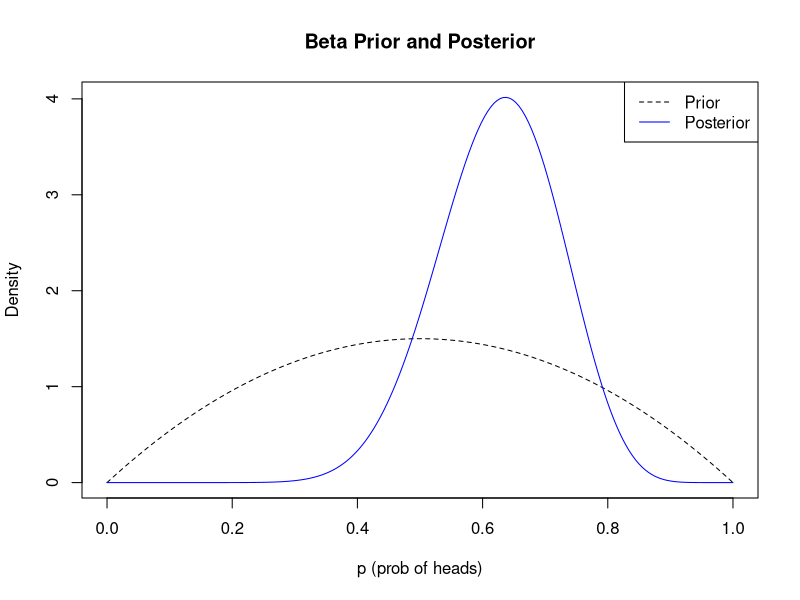

Write R code to recreate this figure.
# Beta-Binomial (coin flips) 
# Suppose we flip a coin n times and get x heads. Prior ~ Beta(alpha1, alpha2).
alpha1 <- 2  # prior successes + 1 (example)
alpha2 <- 2  # prior failures + 1
n <- 20
x <- 13  # observed heads

# Posterior parameters (conjugate update)
post_a <- x + alpha1
post_b <- n - x + alpha2

cat('Beta-Binomial posterior parameters: a=', post_a, ' b=', post_b, '\n')

# Plot prior and posterior
xs <- seq(0,1,length=200)
prior <- dbeta(xs, alpha1, alpha2)
posterior <- dbeta(xs, post_a, post_b)
plot(xs, prior, type='l', lty=2, ylim=c(0, max(c(prior,posterior))),
     main='Beta Prior and Posterior', ylab='Density', xlab='p (prob of heads)')
lines(xs, posterior, col='blue')
legend('topright', legend=c('Prior','Posterior'), lty=c(2,1), col=c('black','blue'))

# Posterior mean and 95% credible interval
post_mean <- post_a / (post_a + post_b)
ci_lower <- qbeta(0.025, post_a, post_b)
ci_upper <- qbeta(0.975, post_a, post_b)
cat('Posterior mean:', round(post_mean,3), '\n')
cat('95% credible interval: [', round(ci_lower,3), ',', round(ci_upper,3), ']\n')


# Normal-Normal conjugate (known sigma^2) 
# Data: x1,...,xn ~ N(theta, sigma2) with known sigma2
sigma2 <- 4.0  # known variance
sigma <- sqrt(sigma2)
mu0 <- 0.0     # prior mean
tau2 <- 1.0    # prior variance
n2 <- 30
set.seed(123)
data_sample <- rnorm(n2, mean=2.0, sd=sigma)

# Posterior parameters
xbar <- mean(data_sample)
mu_n <- (mu0 / tau2 + n2 * xbar / sigma2) / (1 / tau2 + n2 / sigma2)
tau2_n <- 1 / (1 / tau2 + n2 / sigma2)

cat('Posterior mean (mu_n):', round(mu_n,3), '\n')
cat('Posterior sd (sqrt tau2_n):', round(sqrt(tau2_n),3), '\n')

# 95% credible interval for theta
ci_lo <- mu_n - 1.96 * sqrt(tau2_n)
ci_hi <- mu_n + 1.96 * sqrt(tau2_n)
cat('95% credible interval for theta: [', round(ci_lo,3), ',', round(ci_hi,3), ']\n')
